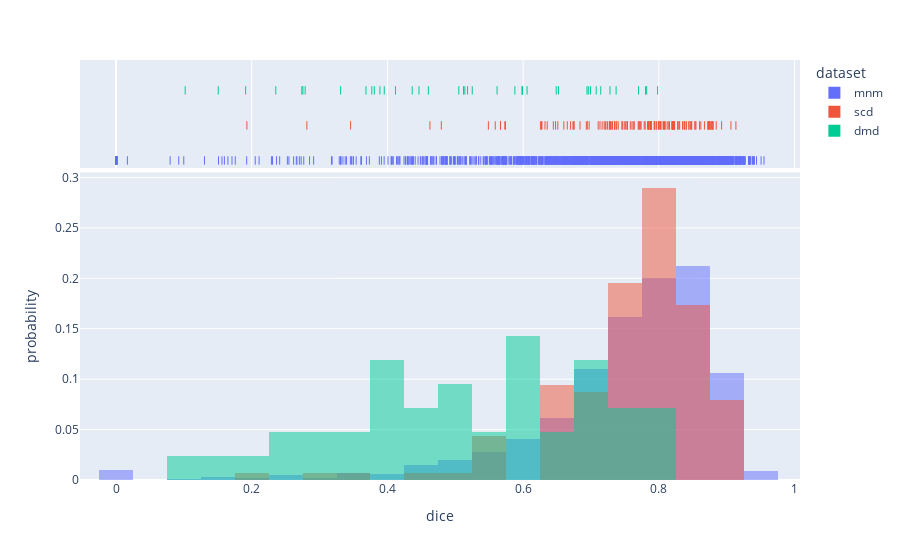

Here is the notebook cell this chart was saved with:
### Code cell
px.histogram(diceset[diceset.dice > 0], x='dice', color='dataset', marginal='rug', barmode='overlay', nbins=20, histnorm='probability')

### Figure 1 — Plotly figure (JSON) as saved in the notebook; plotly's stock layout.template omitted (floating-point values rounded to 4 significant figures; data arrays with more than 128 entries replaced by an {"elided": "..."} marker saying what was removed)
{"data": [{"alignmentgroup": "True", "bingroup": "x", "histnorm": "probability", "hovertemplate": "dataset=mnm<br>dice=%{x}<br>probability=%{y}<extra></extra>", "legendgroup": "mnm", "marker": {"color": "#636efa", "opacity": 0.5, "pattern": {"shape": ""}}, "name": "mnm", "nbinsx": 20, "offsetgroup": "mnm", "orientation": "v", "showlegend": true, "type": "histogram", "x": {"elided": "2236 float values"}, "xaxis": "x", "yaxis": "y"}, {"alignmentgroup": "True", "boxpoints": "all", "fillcolor": "rgba(255,255,255,0)", "hoveron": "points", "hovertemplate": "dataset=mnm<br>dice=%{x}<extra></extra>", "jitter": 0, "legendgroup": "mnm", "line": {"color": "rgba(255,255,255,0)"}, "marker": {"color": "#636efa", "symbol": "line-ns-open"}, "name": "mnm", "offsetgroup": "mnm", "showlegend": false, "type": "box", "x": {"elided": "2236 float values"}, "xaxis": "x2", "yaxis": "y2"}, {"alignmentgroup": "True", "bingroup": "x", "histnorm": "probability", "hovertemplate": "dataset=scd<br>dice=%{x}<br>probability=%{y}<extra></extra>", "legendgroup": "scd", "marker": {"color": "#EF553B", "opacity": 0.5, "pattern": {"shape": ""}}, "name": "scd", "nbinsx": 20, "offsetgroup": "scd", "orientation": "v", "showlegend": true, "type": "histogram", "x": {"elided": "138 float values"}, "xaxis": "x", "yaxis": "y"}, {"alignmentgroup": "True", "boxpoints": "all", "fillcolor": "rgba(255,255,255,0)", "hoveron": "points", "hovertemplate": "dataset=scd<br>dice=%{x}<extra></extra>", "jitter": 0, "legendgroup": "scd", "line": {"color": "rgba(255,255,255,0)"}, "marker": {"color": "#EF553B", "symbol": "line-ns-open"}, "name": "scd", "offsetgroup": "scd", "showlegend": false, "type": "box", "x": {"elided": "138 float values"}, "xaxis": "x2", "yaxis": "y2"}, {"alignmentgroup": "True", "bingroup": "x", "histnorm": "probability", "hovertemplate": "dataset=dmd<br>dice=%{x}<br>probability=%{y}<extra></extra>", "legendgroup": "dmd", "marker": {"color": "#00cc96", "opacity": 0.5, "pattern": {"shape": ""}}, "name": "dmd", "nbinsx": 20, "offsetgroup": "dmd", "orientation": "v", "showlegend": true, "type": "histogram", "x": [0.7077, 0.7803, 0.3953, 0.5988, 0.5616, 0.1019, 0.2755, 0.2788, 0.4119, 0.4365, 0.5879, 0.7821, 0.5984, 0.4465, 0.652, 0.5181, 0.331, 0.6058, 0.5991, 0.191, 0.5991, 0.7982, 0.5052, 0.5122, 0.4603, 0.6488, 0.7281, 0.3806, 0.1507, 0.2738, 0.5142, 0.389, 0.2355, 0.6993, 0.525, 0.6961, 0.77, 0.3684, 0.6941, 0.7144, 0.377, 0.737], "xaxis": "x", "yaxis": "y"}, {"alignmentgroup": "True", "boxpoints": "all", "fillcolor": "rgba(255,255,255,0)", "hoveron": "points", "hovertemplate": "dataset=dmd<br>dice=%{x}<extra></extra>", "jitter": 0, "legendgroup": "dmd", "line": {"color": "rgba(255,255,255,0)"}, "marker": {"color": "#00cc96", "symbol": "line-ns-open"}, "name": "dmd", "offsetgroup": "dmd", "showlegend": false, "type": "box", "x": [0.7077, 0.7803, 0.3953, 0.5988, 0.5616, 0.1019, 0.2755, 0.2788, 0.4119, 0.4365, 0.5879, 0.7821, 0.5984, 0.4465, 0.652, 0.5181, 0.331, 0.6058, 0.5991, 0.191, 0.5991, 0.7982, 0.5052, 0.5122, 0.4603, 0.6488, 0.7281, 0.3806, 0.1507, 0.2738, 0.5142, 0.389, 0.2355, 0.6993, 0.525, 0.6961, 0.77, 0.3684, 0.6941, 0.7144, 0.377, 0.737], "xaxis": "x2", "yaxis": "y2"}], "layout": {"barmode": "overlay", "legend": {"title": {"text": "dataset"}, "tracegroupgap": 0}, "margin": {"t": 60}, "xaxis": {"anchor": "y", "domain": [0, 1], "title": {"text": "dice"}}, "xaxis2": {"anchor": "y2", "domain": [0, 1], "matches": "x", "showgrid": true, "showticklabels": false}, "yaxis": {"anchor": "x", "domain": [0, 0.7326], "title": {"text": "probability"}}, "yaxis2": {"anchor": "x2", "domain": [0.7426, 1], "matches": "y2", "showgrid": false, "showline": false, "showticklabels": false, "ticks": ""}}}
